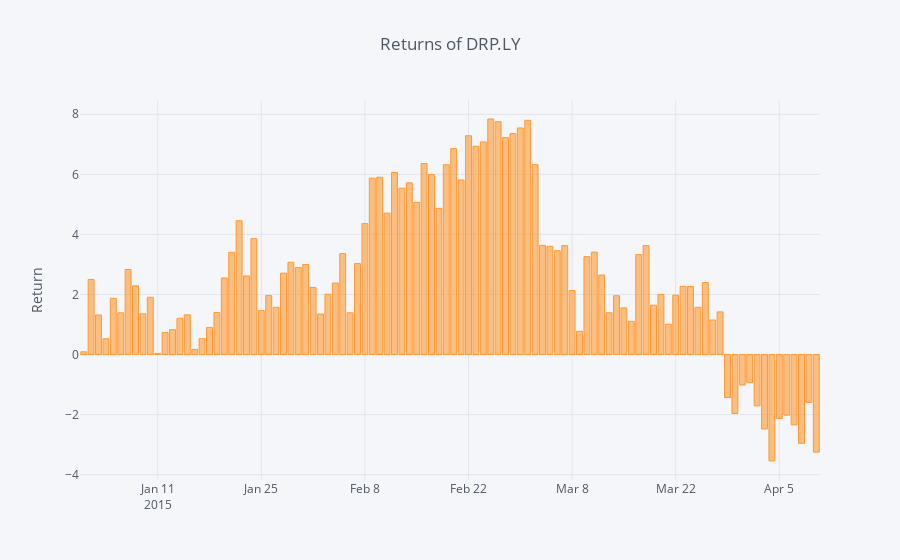

The cell this chart's notebook holds for it:
### Markdown cell above
## Bars

### Code cell
iplot(time['DRP.LY'].iplot(kind='bar', yTitle='Return', title='Returns of DRP.LY', asFigure=True))
